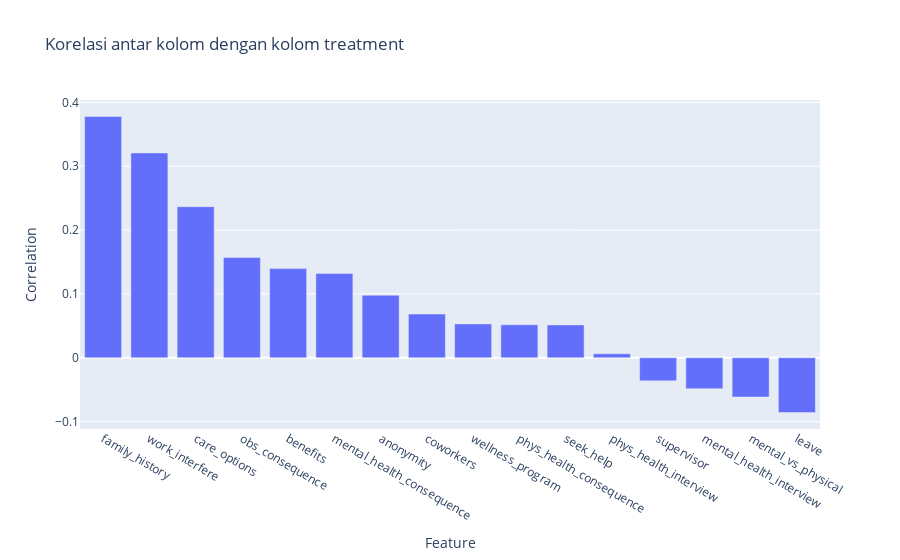

The notebook cell this image was saved under:
### Markdown cell above
## Feature selection

### Code cell
# Plot korelasi antar kolom dengan kolom treatment
corr_df = df.copy()

df_dummies = pd.DataFrame({
    'Feature': corr_df.drop(columns=['treatment']).columns,
    'Correlation': corr_df.drop(columns=['treatment']).corrwith(corr_df['treatment']).values
}).sort_values(by='Correlation', ascending=False)

bar = px.bar(df_dummies, x='Feature', y='Correlation', title='Korelasi antar kolom dengan kolom treatment')
bar.show()

### Figure 1 — Plotly figure (JSON) as saved in the notebook; plotly's stock layout.template omitted (floating-point values rounded to 4 significant figures)
{"data": [{"alignmentgroup": "True", "hovertemplate": "Feature=%{x}<br>Correlation=%{y}<extra></extra>", "legendgroup": "", "marker": {"color": "#636efa", "pattern": {"shape": ""}}, "name": "", "offsetgroup": "", "orientation": "v", "showlegend": false, "textposition": "auto", "type": "bar", "x": ["family_history", "work_interfere", "care_options", "obs_consequence", "benefits", "mental_health_consequence", "anonymity", "coworkers", "wellness_program", "phys_health_consequence", "seek_help", "phys_health_interview", "supervisor", "mental_health_interview", "mental_vs_physical", "leave"], "xaxis": "x", "y": [0.3779, 0.3207, 0.2366, 0.157, 0.1396, 0.132, 0.098, 0.06843, 0.05304, 0.0516, 0.05147, 0.006225, -0.0362, -0.04855, -0.06151, -0.08584], "yaxis": "y"}], "layout": {"barmode": "relative", "legend": {"tracegroupgap": 0}, "title": {"text": "Korelasi antar kolom dengan kolom treatment"}, "xaxis": {"anchor": "y", "domain": [0, 1], "title": {"text": "Feature"}}, "yaxis": {"anchor": "x", "domain": [0, 1], "title": {"text": "Correlation"}}}}
